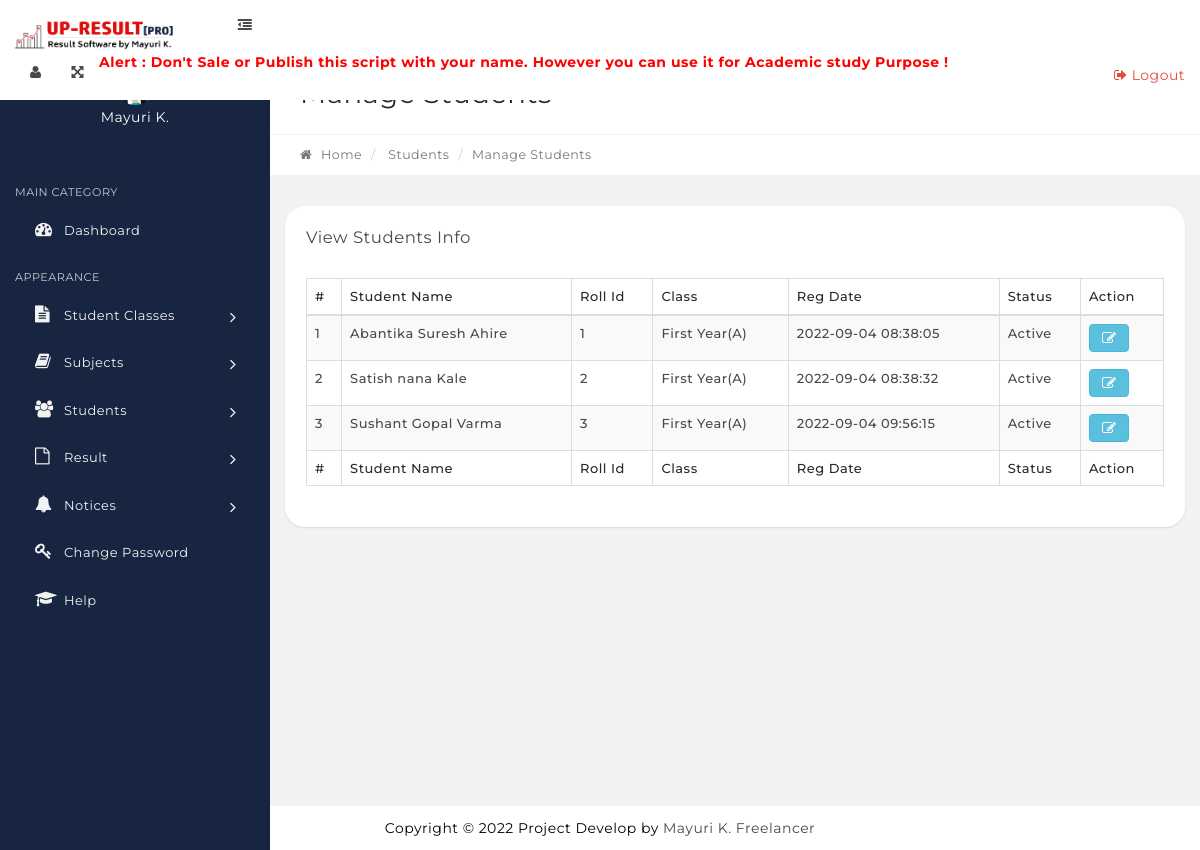
/manage-students.php, run on the app's committed database.
### tables this page shows
CREATE TABLE `tblstudents` (
  `StudentId` int(11) NOT NULL,
  `StudentName` varchar(100) DEFAULT NULL,
  `RollId` varchar(100) DEFAULT NULL,
  `StudentEmail` varchar(100) DEFAULT NULL,
  `Gender` varchar(10) DEFAULT NULL,
  `DOB` varchar(100) DEFAULT NULL,
  `ClassId` int(11) DEFAULT NULL,
  `RegDate` timestamp NULL DEFAULT CURRENT_TIMESTAMP,
  `UpdationDate` timestamp NULL DEFAULT NULL,
  `Status` int(1) DEFAULT NULL
);

CREATE TABLE `tblclasses` (
  `id` int(11) NOT NULL,
  `ClassName` varchar(80) DEFAULT NULL,
  `ClassNameNumeric` int(4) DEFAULT NULL,
  `Section` varchar(5) DEFAULT NULL,
  `CreationDate` timestamp NULL DEFAULT CURRENT_TIMESTAMP,
  `UpdationDate` timestamp NULL DEFAULT NULL
);

### manage-students.php (the view, shortened to what this page needs)
<?php
include('includes/config.php');
if(strlen($_SESSION['alogin'])=="")
    {
    header("Location: index.php");
    }
    else{
?>
<link rel="stylesheet" type="text/css" href="assets/js/DataTables/datatables.min.css"/>
   <?php include('includes/topbar.php');?>
            <div class="content-wrapper">
                <div class="content-container">
<?php include('includes/leftbar.php');?>
                    <div class="main-page">
                        <div class="container-fluid">
                            <div class="row page-title-div">
                                <div class="col-md-6">
                                    <h2 class="title">Manage Students</h2>
                                </div>
                            </div>
                            <div class="row breadcrumb-div">
                                <div class="col-md-6">
                                    <ul class="breadcrumb">
            							<li><a href="dashboard.php"><i class="fa fa-home"></i> Home</a></li>
                                        <li> Students</li>
            							<li class="active">Manage Students</li>
            						</ul>
                                </div>
                            </div>
                        </div>
                        <section class="section">
                            <div class="container-fluid">
                                <div class="row">
                                    <div class="col-md-12">
                                        <div class="panel">
                                            <div class="panel-heading">
                                                <div class="panel-title">
                                                    <h5>View Students Info</h5>
                                                </div>
                                            </div>
                                            <div class="panel-body p-20">
                                                <table id="example" class="display table table-striped table-bordered" cellspacing="0" width="100%">
                                                    <thead>
                                                        <tr>
                                                            <th>#</th>
                                                            <th>Student Name</th>
                                                            <th>Roll Id</th>
                                                            <th>Class</th>
                                                            <th>Reg Date</th>
                                                            <th>Status</th>
                                                            <th>Action</th>
                                                        </tr>
                                                    </thead>
                                                    <tfoot>
                                                        <tr>
                                                          <th>#</th>
                                                            <th>Student Name</th>
                                                            <th>Roll Id</th>
                                                            <th>Class</th>
                                                            <th>Reg Date</th>
                                                            <th>Status</th>
                                                            <th>Action</th>
                                                        </tr>
                                                    </tfoot>
                                                    <tbody>
<?php $sql = "SELECT tblstudents.StudentName,tblstudents.RollId,tblstudents.RegDate,tblstudents.StudentId,tblstudents.Status,tblclasses.ClassName,tblclasses.Section from tblstudents join tblclasses on tblclasses.id=tblstudents.ClassId";
$query = $dbh->prepare($sql);
$query->execute();
$results=$query->fetchAll(PDO::FETCH_OBJ);
$cnt=1;
if($query->rowCount() > 0)
{
foreach($results as $result)
{   ?>
<tr>
 <td><?php echo htmlentities($cnt);?></td>
                                                            <td><?php echo htmlentities($result->StudentName);?></td>
                                                            <td><?php echo htmlentities($result->RollId);?></td>
                                                            <td><?php echo htmlentities($result->ClassName);?>(<?php echo htmlentities($result->Section);?>)</td>
                                                            <td><?php echo htmlentities($result->RegDate);?></td>
                                                             <td><?php if($result->Status==1){
echo htmlentities('Active');
}
else{
   echo htmlentities('Blocked');
}
                                                                ?></td>
<td>
<a href="edit-student.php?stid=<?php echo htmlentities($result->StudentId);?>" class="btn btn-info"><i class="fa fa-edit" title="Edit Record"></i> </a>
</td>
</tr>
<?php $cnt=$cnt+1;}} ?>
                                                    </tbody>
                                                </table>
                                            </div>
                                        </div>
                                    </div>
                                                </div>
                                            </div>
                                        </div>
                                    </div>
                                </div>
                            </div>
<?php include('includes/footer.php');?>
<?php } ?>

### data on the page
tblstudents: StudentName "Abantika Suresh Ahire", RollId "1", ClassId.ClassName "First Year", ClassId.Section "A", RegDate "2022-09-04 08:38:05"
tblstudents: StudentName "Satish nana Kale", RollId "2", ClassId.ClassName "First Year", ClassId.Section "A", RegDate "2022-09-04 08:38:32"
tblstudents: StudentName "Sushant Gopal Varma", RollId "3", ClassId.ClassName "First Year", ClassId.Section "A", RegDate "2022-09-04 09:56:15"
